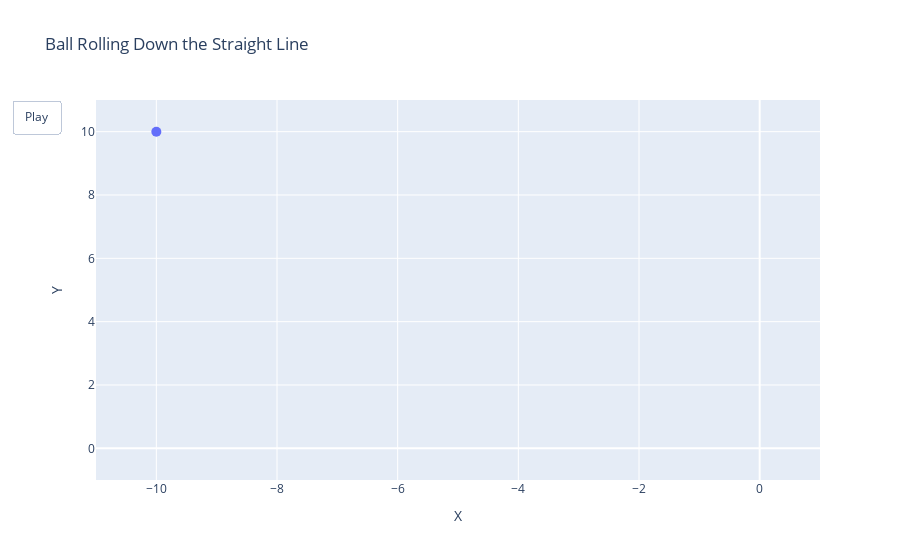

Notebook code for this chart:
### Code cell
import numpy as np
import plotly.graph_objects as go

# Constants
g = 9.81    # gravitational acceleration
h = 10      # initial drop height
l = 10      # horizontal distance

# Points A and B
x_i, y_i = -l, h
x_f, y_f = 0, 0  # final point

# Calculate theta and acceleration along the incline
theta = np.arctan(h / l)
a = g * np.sin(theta)

# Calculate the total distance along the slope
r_total = np.sqrt(h**2 + l**2)

# Maximum time to reach the end of the slope
t_max = np.sqrt(2 * r_total / a)

# Time array
time_steps = np.linspace(0, t_max, 200)

# Calculate r(t) for each time step
r_t = 0.5 * a * time_steps**2

# Convert r(t) to (x(t), y(t)) using proportions along the straight line
x_t_1 = x_i + (r_t / r_total) * (x_f - x_i)
y_t_1 = y_i + (r_t / r_total) * (y_f - y_i)

# Create the figure for Plotly
fig = go.Figure(
    data=[go.Scatter(x=[x_i], y=[y_i], mode="markers", marker=dict(size=10), name="Ball")],
    layout=go.Layout(
        xaxis=dict(range=[x_i - 1, x_f + 1], title="X"),
        yaxis=dict(range=[y_f - 1, y_i + 1], title="Y"),
        title="Ball Rolling Down the Straight Line",
        updatemenus=[dict(type="buttons", showactive=False,
                          buttons=[dict(label="Play",
                                        method="animate",
                                        args=[None, dict(frame=dict(duration=50, redraw=True), 
                                                         fromcurrent=True, mode='immediate')])])]
    ),
    frames=[go.Frame(data=[go.Scatter(x=[x], y=[y], mode="markers", marker=dict(size=10))])
            for x, y in zip(x_t_1, y_t_1)]
)

# Show the plot
fig.show()

### Figure 1 — Plotly figure (JSON) as saved in the notebook; plotly's stock layout.template omitted (floating-point values rounded to 4 significant figures)
{"data": [{"marker": {"size": 10}, "mode": "markers", "name": "Ball", "type": "scatter", "x": [-10], "y": [10]}], "layout": {"title": {"text": "Ball Rolling Down the Straight Line"}, "updatemenus": [{"buttons": [{"args": [null, {"frame": {"duration": 50, "redraw": true}, "fromcurrent": true, "mode": "immediate"}], "label": "Play", "method": "animate"}], "showactive": false, "type": "buttons"}], "xaxis": {"range": [-11, 1], "title": {"text": "X"}}, "yaxis": {"range": [-1, 11], "title": {"text": "Y"}}}}
